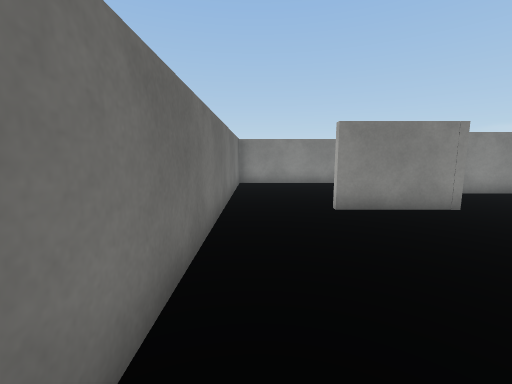
View 1 (above)

16 first-person views from a walk through a scene from a Unity 3-D project. The camera is 1.3 m above the floor, tilts 8° down and sees 90° across. The floor is counted in squares, 1 m on a side. Each view is taken from the middle of a square. On the plan, view 1 faces up. The plan holds only what a view shows up to about 13 squares ahead; the rest is blank. The player character is not drawn. Surface patterns are stand-ins for the level's own textures.

View 2
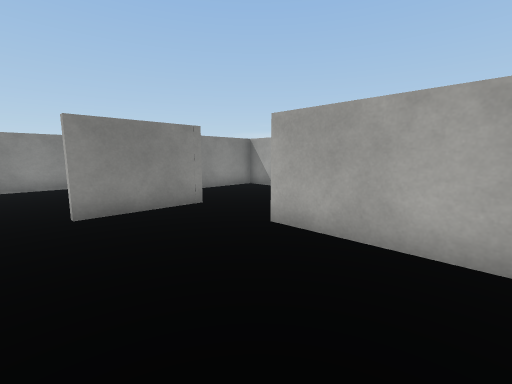

View 3
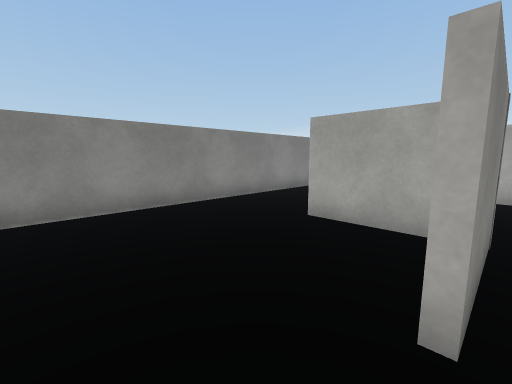

View 4
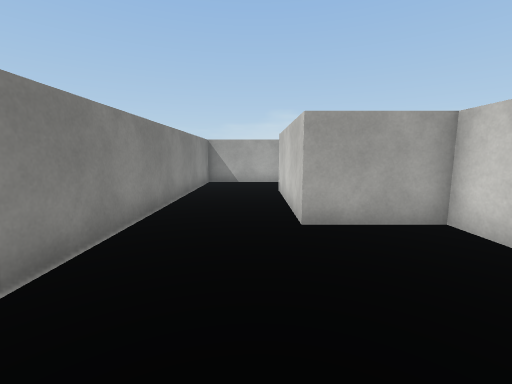

View 5
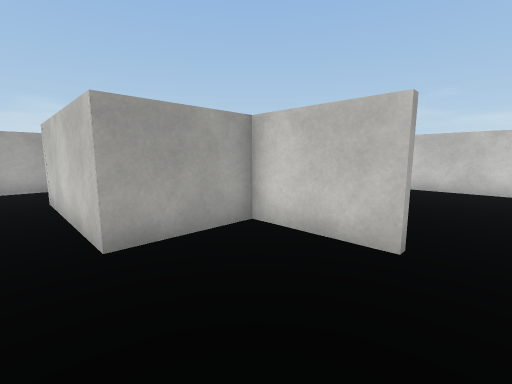

View 6
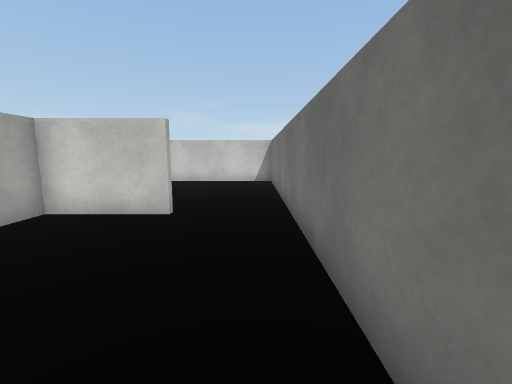

View 7
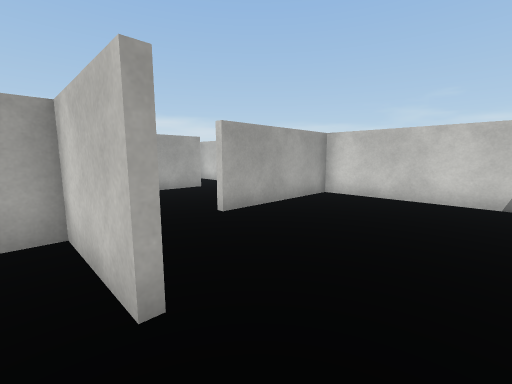

View 8
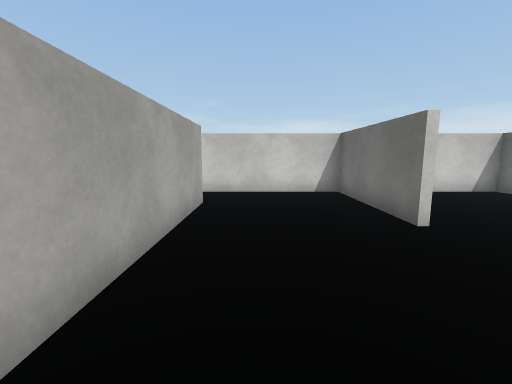

View 9
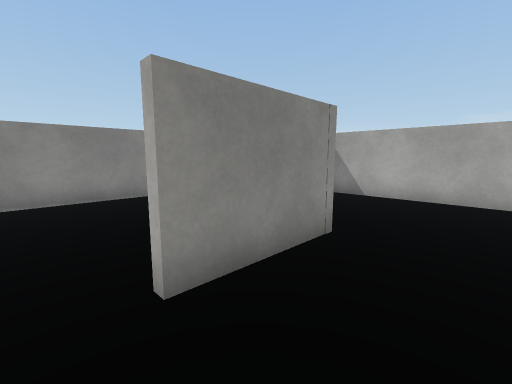

View 10
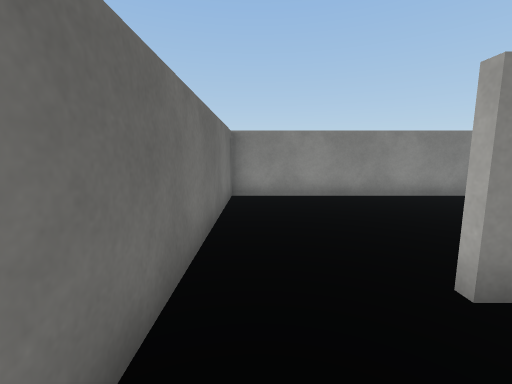

View 11
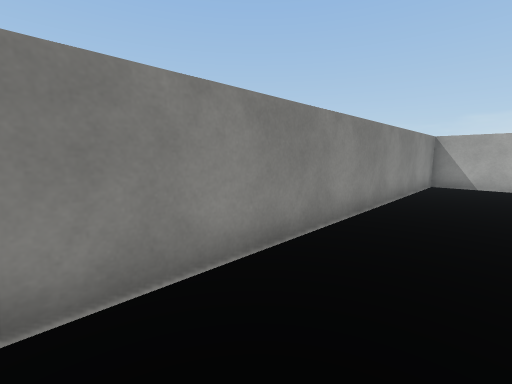

View 12
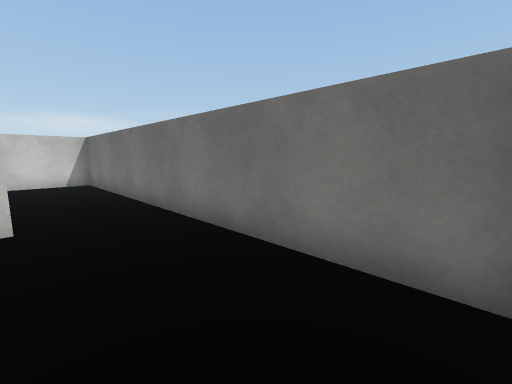

View 13
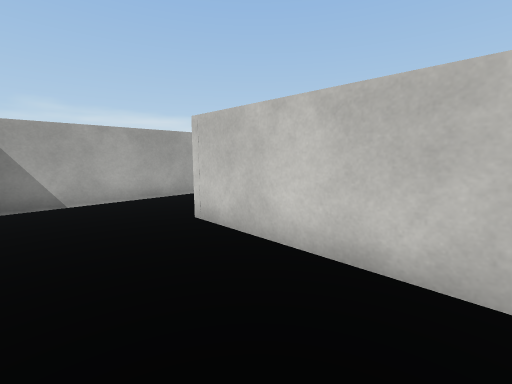

View 14
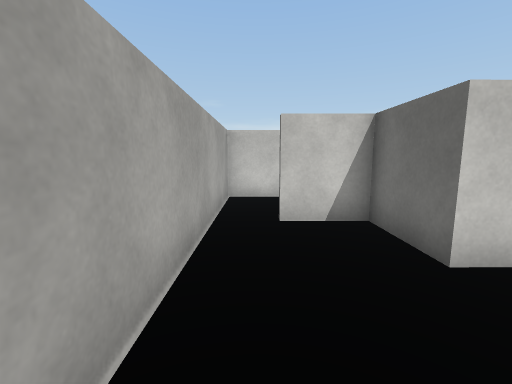

View 15
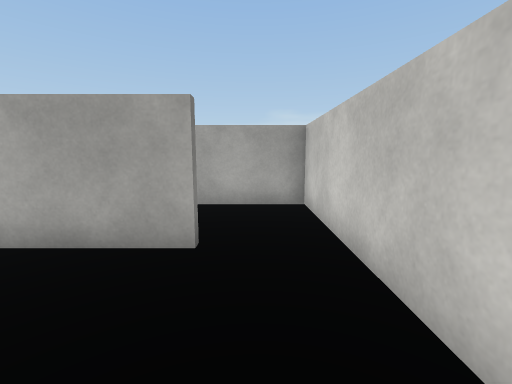

View 16
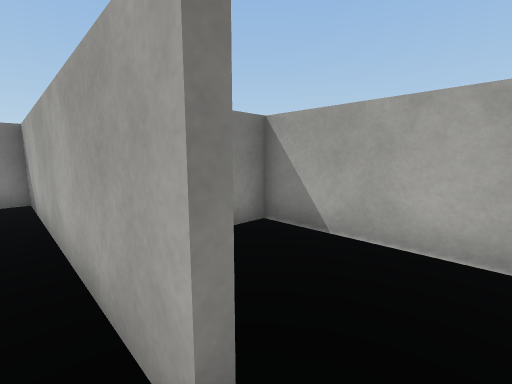

### Floor plan
Ten units are one square. View 1 is at (0, 0); x grows to the right and y downward. Boxes are objects, and circles mark ways between rooms. Rooms are numbered by the first view taken in them; rooms with no view inside come last. Other rooms are left out.
<svg viewBox="-13 -129 147 147">
<path fill="none" stroke="#000" d="M50 -61 19 -61M-8 -64 -8 13 48 13 48 -34M48 -60 48 -91 97 -91 97 -70 116 -70M19 -63 49 -63M129 -74 129 -124 -8 -124 -8 -64M50 -34 50 13 94 13M95 -8 95 -89 68 -89M111 -39 129 -39 129 -74"/>
<circle cx="5" cy="-60" r="3" fill="#2a7"/>
<circle cx="50" cy="-45" r="3" fill="#2a7"/>
<circle cx="120" cy="-70" r="3" fill="#2a7"/>
<text x="20" y="-30">1</text>
<text x="50" y="-100">2</text>
<text x="70" y="-40">3</text>
<text x="120" y="-60">4</text>
</svg>
Room 1 opens to room 2. Room 1 opens to room 3. Room 2 opens to room 4.

Where each view was taken, in squares from view 1:
view 1: 0 up, 0 right, facing up
view 2: 0 up, 1 right, facing up-right
view 3: 6 up, 0 right, facing up-right
view 4: 10 up, 0 right, facing right
view 5: 10 up, 1 right, facing down-right
view 6: 12 up, 0 right, facing down
view 7: 7 up, 0 right, facing down-right
view 8: 8 up, 8 right, facing down
view 9: 4 up, 1 right, facing up-right
view 10: 4 up, 0 right, facing up
view 11: 10 up, 0 right, facing up-right
view 12: 12 up, 2 right, facing down-left
view 13: 12 up, 5 right, facing down-right
view 14: 12 up, 12 right, facing down
view 15: 0 up, 6 right, facing right
view 16: 0 up, 9 right, facing up-right
